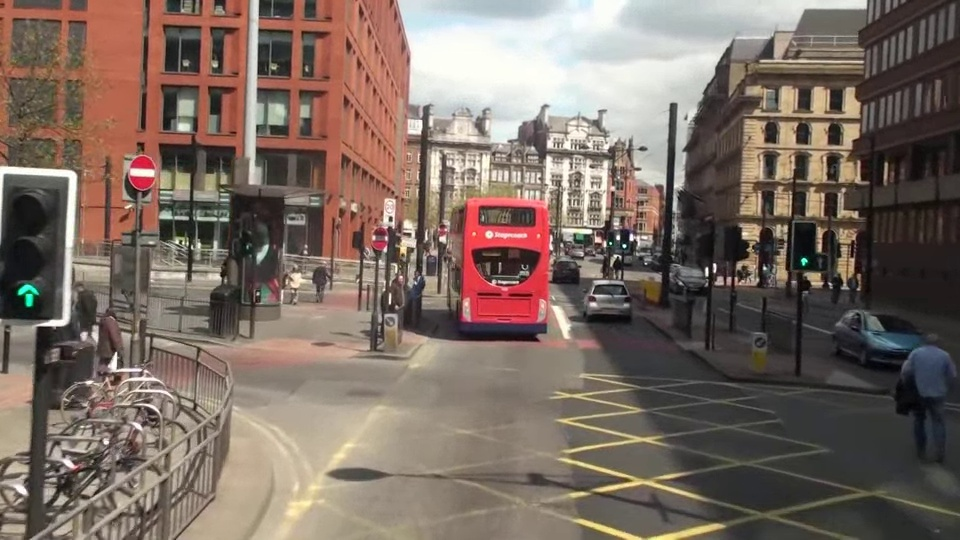
#> input picture cv_week8/mot_color70.jpg, 960 x 540 px
$ python SIFT.py
#> lines starting #> are read from the running program, lines starting #| are printed output that depends on the picture
import cv2 as cv

img=cv.imread('mot_color70.jpg')        # 영상읽기
#> img is the input picture: shape (540, 960, 3); mean B, G, R 98.4, 107.7, 123.2
gray=cv.cvtColor(img,cv.COLOR_BGR2GRAY)
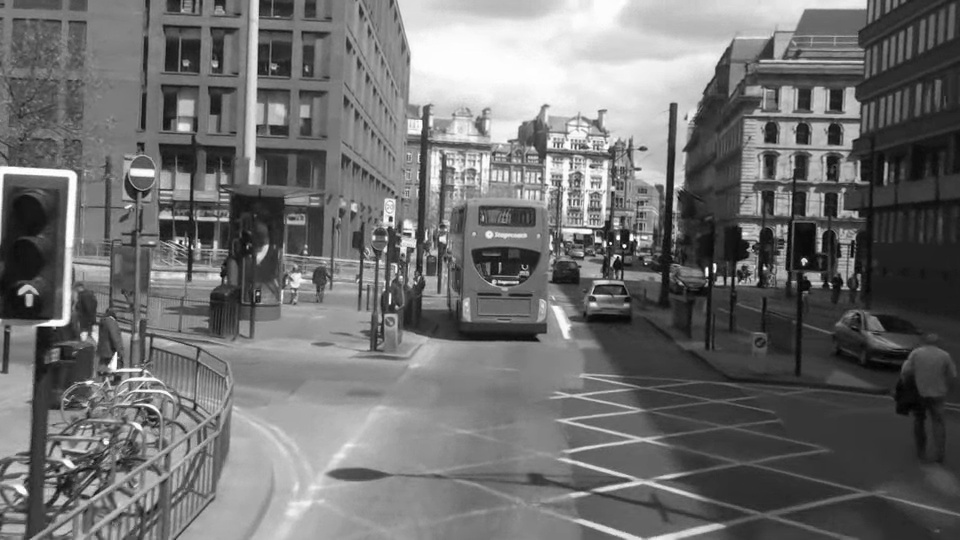
#> gray: shape (540, 960); min 1, max 255, mean 111.3

sift = cv.SIFT_create(nfeatures=0, nOctaveLayers=6, contrastThreshold=0.1, edgeThreshold=5,sigma=1.6)
kp,des=sift.detectAndCompute(gray,None)
#> kp = 1591 keypoints; strongest (x, y, size): (624, 246, 2.6), (610, 243, 1.9), (618, 238, 3.2), (804, 261, 4.6)

gray = cv.drawKeypoints(gray,kp,None,flags=cv.DRAW_MATCHES_FLAGS_DRAW_RICH_KEYPOINTS)
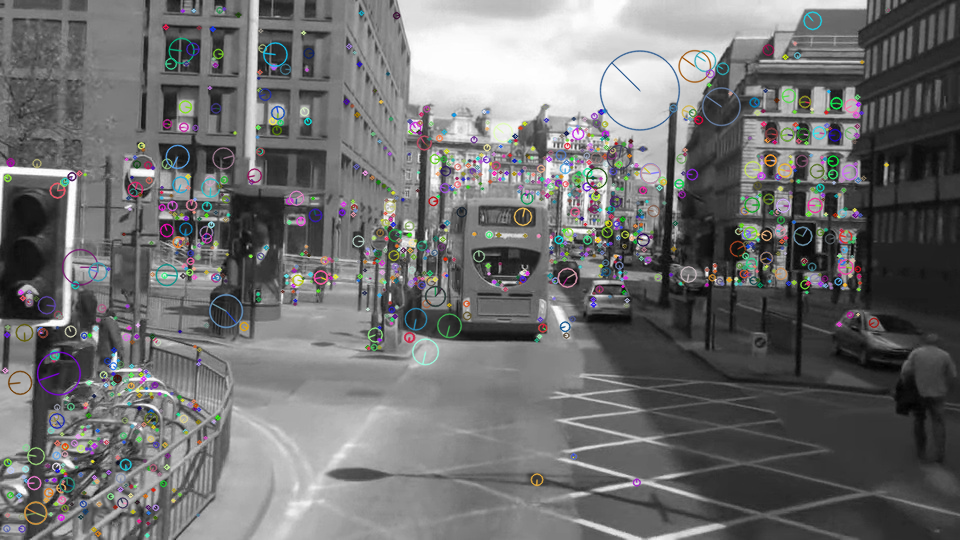
#> gray: shape (540, 960, 3); mean of channels 0, 1, 2 111.6, 111.6, 111.6; drawn as B, G, R
cv.imshow('sift',gray)

k=cv.waitKey()
#> (key Esc is pressed here)
cv.destroyAllWindows()

$ run again, with cv_week8/mot_color83.jpg copied over cv_week8/mot_color70.jpg
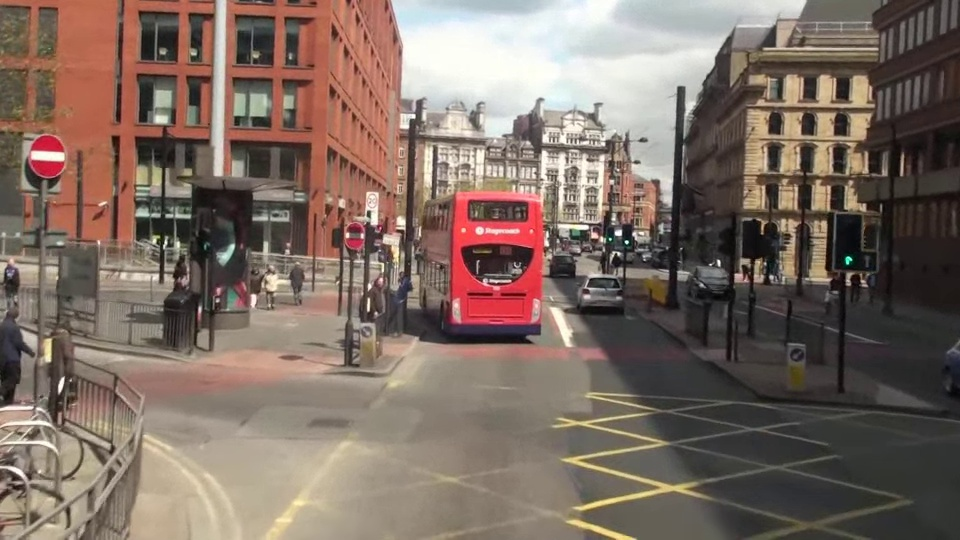
#> input picture cv_week8/mot_color83.jpg, 960 x 540 px
#> img is the input picture: shape (540, 960, 3); mean B, G, R 99.1, 108.8, 125.8
#> `gray=cv.cvtColor(img,cv.COLOR_BGR2GRAY)`:
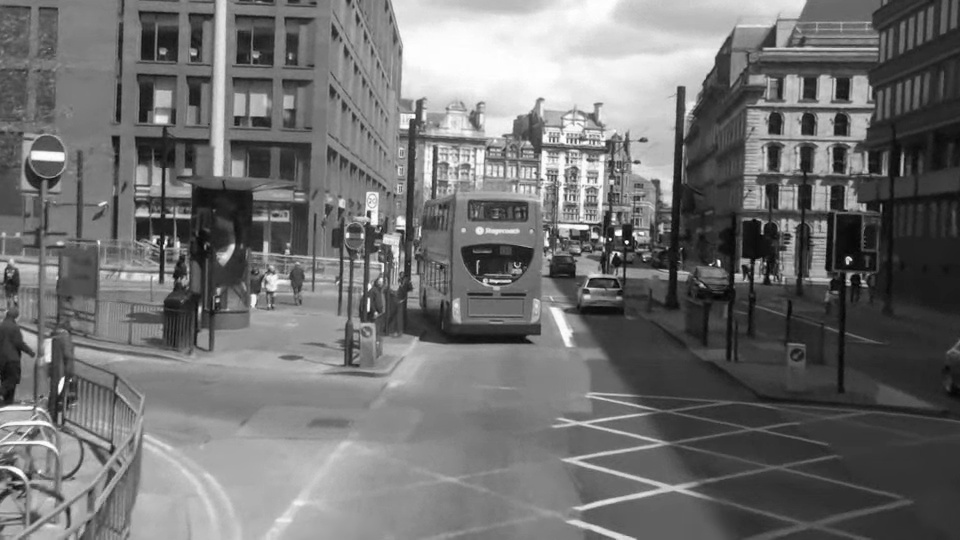
#> gray: shape (540, 960); min 1, max 255, mean 112.8
#> kp = 1285 keypoints; strongest (x, y, size): (627, 242, 2.7), (618, 233, 5.1), (610, 239, 2), (848, 259, 5)
#> `gray = cv.drawKeypoints(gray,kp,None,flags=cv.DRAW_MATCHES_FLAGS_DRAW_..`:
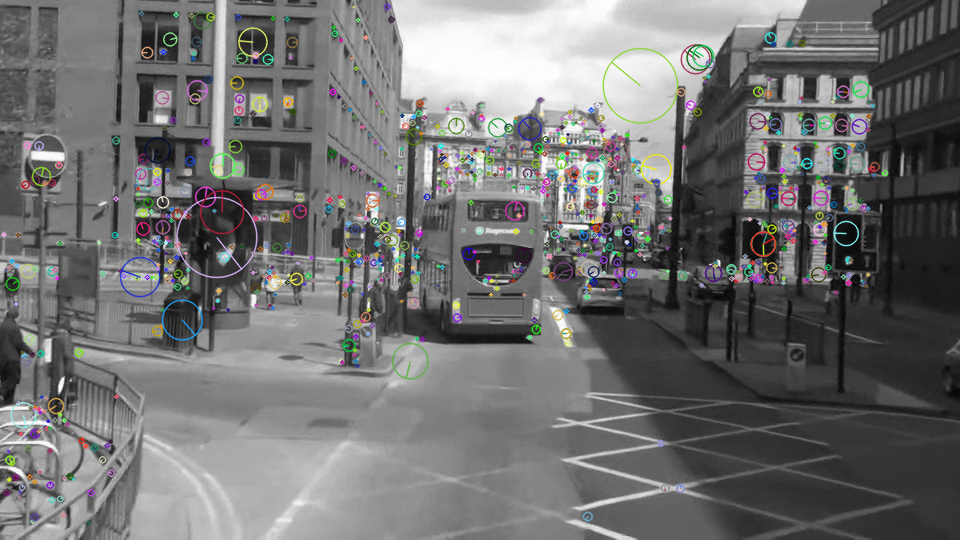
#> gray: shape (540, 960, 3); mean of channels 0, 1, 2 112.9, 113.2, 113.1; drawn as B, G, R
